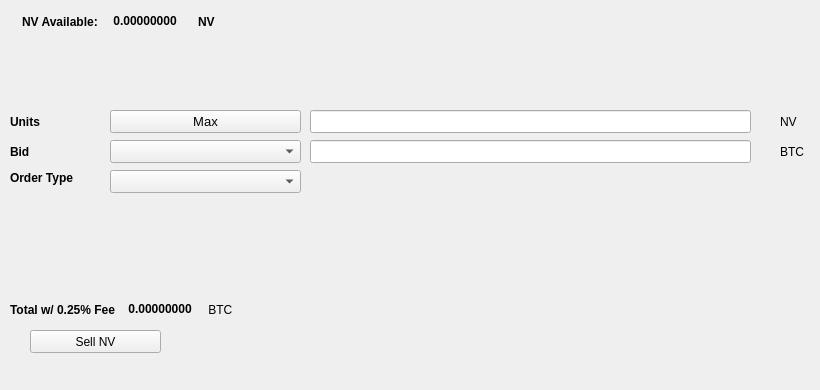
   <widget class="QWidget" name="SellTab">
    <attribute name="title">
     <string>Sell</string>
    </attribute>
    <widget class="QLabel" name="label_16">
     <property name="geometry">
      <rect>
       <x>780</x>
       <y>140</y>
       <width>31</width>
       <height>23</height>
      </rect>
     </property>
     <property name="text">
      <string>BTC</string>
     </property>
    </widget>
    <widget class="QComboBox" name="SellBidcomboBox">
     <property name="geometry">
      <rect>
       <x>110</x>
       <y>140</y>
       <width>191</width>
       <height>23</height>
      </rect>
     </property>
     <property name="font">
      <font>
       <pointsize>10</pointsize>
      </font>
     </property>
    </widget>
    <widget class="QLabel" name="label_18">
     <property name="geometry">
      <rect>
       <x>10</x>
       <y>110</y>
       <width>46</width>
       <height>23</height>
      </rect>
     </property>
     <property name="font">
      <font>
       <weight>75</weight>
       <bold>true</bold>
      </font>
     </property>
     <property name="text">
      <string>Units</string>
     </property>
    </widget>
    <widget class="QPushButton" name="Sell_Max_Amount">
     <property name="geometry">
      <rect>
       <x>110</x>
       <y>110</y>
       <width>191</width>
       <height>23</height>
      </rect>
     </property>
     <property name="font">
      <font>
       <pointsize>10</pointsize>
      </font>
     </property>
     <property name="text">
      <string>Max</string>
     </property>
    </widget>
    <widget class="QLabel" name="label_20">
     <property name="geometry">
      <rect>
       <x>10</x>
       <y>170</y>
       <width>91</width>
       <height>16</height>
      </rect>
     </property>
     <property name="font">
      <font>
       <weight>75</weight>
       <bold>true</bold>
      </font>
     </property>
     <property name="text">
      <string>Order Type</string>
     </property>
    </widget>
    <widget class="QComboBox" name="SellOrdertypeCombo">
     <property name="geometry">
      <rect>
       <x>110</x>
       <y>170</y>
       <width>191</width>
       <height>23</height>
      </rect>
     </property>
     <property name="font">
      <font>
       <pointsize>10</pointsize>
      </font>
     </property>
    </widget>
    <widget class="QLabel" name="label_21">
     <property name="geometry">
      <rect>
       <x>10</x>
       <y>140</y>
       <width>46</width>
       <height>23</height>
      </rect>
     </property>
     <property name="font">
      <font>
       <weight>75</weight>
       <bold>true</bold>
      </font>
     </property>
     <property name="text">
      <string>Bid</string>
     </property>
    </widget>
    <widget class="QLabel" name="label_22">
     <property name="geometry">
      <rect>
       <x>780</x>
       <y>110</y>
       <width>31</width>
       <height>23</height>
      </rect>
     </property>
     <property name="text">
      <string>NV</string>
     </property>
    </widget>
    <widget class="QLineEdit" name="UnitsInputELP">
     <property name="geometry">
      <rect>
       <x>310</x>
       <y>110</y>
       <width>441</width>
       <height>23</height>
      </rect>
     </property>
     <property name="font">
      <font>
       <pointsize>9</pointsize>
       <weight>75</weight>
       <bold>true</bold>
      </font>
     </property>
    </widget>
    <widget class="QLineEdit" name="SellBidPriceEdit">
     <property name="geometry">
      <rect>
       <x>310</x>
       <y>140</y>
       <width>441</width>
       <height>23</height>
      </rect>
     </property>
     <property name="font">
      <font>
       <pointsize>9</pointsize>
       <weight>75</weight>
       <bold>true</bold>
      </font>
     </property>
    </widget>
    <widget class="QPushButton" name="SellELPBTN">
     <property name="geometry">
      <rect>
       <x>30</x>
       <y>330</y>
       <width>131</width>
       <height>23</height>
      </rect>
     </property>
     <property name="text">
      <string>Sell NV</string>
     </property>
     <property name="icon">
      <iconset resource="../nv">
       <normaloff>:/icons/bitcoin</normaloff>:/icons/bitcoin</iconset>
     </property>
    </widget>
    <widget class="QWidget" name="layoutWidget3">
     <property name="geometry">
      <rect>
       <x>22</x>
       <y>12</y>
       <width>258</width>
       <height>19</height>
      </rect>
     </property>
     <layout class="QHBoxLayout" name="horizontalLayout">
      <item>
       <widget class="QLabel" name="label232_2">
        <property name="font">
         <font>
          <weight>75</weight>
          <bold>true</bold>
         </font>
        </property>
        <property name="text">
         <string>NV Available:</string>
        </property>
       </widget>
      </item>
      <item>
       <widget class="QLabel" name="ELPAvailableLabel">
        <property name="palette">
         <palette>
          <active>
           <colorrole role="WindowText">
            <brush brushstyle="SolidPattern">
             <color alpha="255">
              <red>0</red>
              <green>0</green>
              <blue>0</blue>
             </color>
            </brush>
           </colorrole>
           <colorrole role="Button">
            <brush brushstyle="SolidPattern">
             <color alpha="255">
              <red>0</red>
              <green>170</green>
              <blue>0</blue>
             </color>
            </brush>
           </colorrole>
           <colorrole role="Light">
            <brush brushstyle="SolidPattern">
             <color alpha="255">
              <red>0</red>
              <green>255</green>
              <blue>0</blue>
             </color>
            </brush>
           </colorrole>
           <colorrole role="Midlight">
            <brush brushstyle="SolidPattern">
             <color alpha="255">
              <red>0</red>
              <green>212</green>
              <blue>0</blue>
             </color>
            </brush>
           </colorrole>
           <colorrole role="Dark">
            <brush brushstyle="SolidPattern">
             <color alpha="255">
              <red>0</red>
              <green>85</green>
              <blue>0</blue>
             </color>
            </brush>
           </colorrole>
           <colorrole role="Mid">
            <brush brushstyle="SolidPattern">
             <color alpha="255">
              <red>0</red>
              <green>113</green>
              <blue>0</blue>
             </color>
            </brush>
           </colorrole>
           <colorrole role="Text">
            <brush brushstyle="SolidPattern">
             <color alpha="255">
              <red>0</red>
              <green>170</green>
              <blue>0</blue>
             </color>
            </brush>
           </colorrole>
           <colorrole role="BrightText">
            <brush brushstyle="SolidPattern">
             <color alpha="255">
              <red>255</red>
              <green>255</green>
              <blue>255</blue>
             </color>
            </brush>
           </colorrole>
           <colorrole role="ButtonText">
            <brush brushstyle="SolidPattern">
             <color alpha="255">
              <red>0</red>
              <green>0</green>
              <blue>0</blue>
             </color>
            </brush>
           </colorrole>
           <colorrole role="Base">
            <brush brushstyle="SolidPattern">
             <color alpha="255">
              <red>255</red>
              <green>255</green>
              <blue>255</blue>
             </color>
            </brush>
           </colorrole>
           <colorrole role="Window">
            <brush brushstyle="SolidPattern">
             <color alpha="255">
              <red>0</red>
              <green>170</green>
              <blue>0</blue>
             </color>
            </brush>
           </colorrole>
           <colorrole role="Shadow">
            <brush brushstyle="SolidPattern">
             <color alpha="255">
              <red>0</red>
              <green>0</green>
              <blue>0</blue>
             </color>
            </brush>
           </colorrole>
           <colorrole role="AlternateBase">
            <brush brushstyle="SolidPattern">
             <color alpha="255">
              <red>127</red>
              <green>212</green>
              <blue>127</blue>
             </color>
            </brush>
           </colorrole>
           <colorrole role="ToolTipBase">
            <brush brushstyle="SolidPattern">
             <color alpha="255">
              <red>255</red>
              <green>255</green>
              <blue>220</blue>
             </color>
            </brush>
           </colorrole>
           <colorrole role="ToolTipText">
            <brush brushstyle="SolidPattern">
             <color alpha="255">
              <red>0</red>
              <green>0</green>
              <blue>0</blue>
             </color>
            </brush>
           </colorrole>
          </active>
          <inactive>
           <colorrole role="WindowText">
            <brush brushstyle="SolidPattern">
             <color alpha="255">
              <red>0</red>
              <green>0</green>
              <blue>0</blue>
             </color>
            </brush>
           </colorrole>
           <colorrole role="Button">
            <brush brushstyle="SolidPattern">
             <color alpha="255">
              <red>0</red>
              <green>170</green>
              <blue>0</blue>
             </color>
            </brush>
           </colorrole>
           <colorrole role="Light">
            <brush brushstyle="SolidPattern">
             <color alpha="255">
              <red>0</red>
              <green>255</green>
              <blue>0</blue>
             </color>
            </brush>
           </colorrole>
           <colorrole role="Midlight">
            <brush brushstyle="SolidPattern">
             <color alpha="255">
              <red>0</red>
              <green>212</green>
              <blue>0</blue>
             </color>
            </brush>
           </colorrole>
           <colorrole role="Dark">
            <brush brushstyle="SolidPattern">
             <color alpha="255">
              <red>0</red>
              <green>85</green>
              <blue>0</blue>
             </color>
            </brush>
           </colorrole>
           <colorrole role="Mid">
            <brush brushstyle="SolidPattern">
             <color alpha="255">
              <red>0</red>
              <green>113</green>
              <blue>0</blue>
             </color>
            </brush>
           </colorrole>
           <colorrole role="Text">
            <brush brushstyle="SolidPattern">
             <color alpha="255">
              <red>0</red>
              <green>170</green>
              <blue>0</blue>
             </color>
            </brush>
           </colorrole>
           <colorrole role="BrightText">
            <brush brushstyle="SolidPattern">
             <color alpha="255">
              <red>255</red>
              <green>255</green>
              <blue>255</blue>
             </color>
            </brush>
           </colorrole>
           <colorrole role="ButtonText">
            <brush brushstyle="SolidPattern">
             <color alpha="255">
              <red>0</red>
              <green>0</green>
              <blue>0</blue>
             </color>
            </brush>
           </colorrole>
           <colorrole role="Base">
            <brush brushstyle="SolidPattern">
             <color alpha="255">
              <red>255</red>
              <green>255</green>
              <blue>255</blue>
             </color>
            </brush>
           </colorrole>
           <colorrole role="Window">
            <brush brushstyle="SolidPattern">
             <color alpha="255">
              <red>0</red>
              <green>170</green>
              <blue>0</blue>
             </color>
            </brush>
           </colorrole>
           <colorrole role="Shadow">
            <brush brushstyle="SolidPattern">
             <color alpha="255">
              <red>0</red>
              <green>0</green>
              <blue>0</blue>
             </color>
            </brush>
           </colorrole>
           <colorrole role="AlternateBase">
            <brush brushstyle="SolidPattern">
             <color alpha="255">
              <red>127</red>
              <green>212</green>
              <blue>127</blue>
             </color>
            </brush>
           </colorrole>
           <colorrole role="ToolTipBase">
            <brush brushstyle="SolidPattern">
             <color alpha="255">
              <red>255</red>
              <green>255</green>
              <blue>220</blue>
             </color>
            </brush>
           </colorrole>
           <colorrole role="ToolTipText">
            <brush brushstyle="SolidPattern">
             <color alpha="255">
              <red>0</red>
              <green>0</green>
              <blue>0</blue>
             </color>
            </brush>
           </colorrole>
          </inactive>
          <disabled>
           <colorrole role="WindowText">
            <brush brushstyle="SolidPattern">
             <color alpha="255">
              <red>0</red>
              <green>85</green>
              <blue>0</blue>
             </color>
            </brush>
           </colorrole>
           <colorrole role="Button">
            <brush brushstyle="SolidPattern">
             <color alpha="255">
              <red>0</red>
              <green>170</green>
              <blue>0</blue>
             </color>
            </brush>
           </colorrole>
           <colorrole role="Light">
            <brush brushstyle="SolidPattern">
             <color alpha="255">
              <red>0</red>
              <green>255</green>
              <blue>0</blue>
             </color>
            </brush>
           </colorrole>
           <colorrole role="Midlight">
            <brush brushstyle="SolidPattern">
             <color alpha="255">
              <red>0</red>
              <green>212</green>
              <blue>0</blue>
             </color>
            </brush>
           </colorrole>
           <colorrole role="Dark">
            <brush brushstyle="SolidPattern">
             <color alpha="255">
              <red>0</red>
              <green>85</green>
              <blue>0</blue>
             </color>
            </brush>
           </colorrole>
           <colorrole role="Mid">
            <brush brushstyle="SolidPattern">
             <color alpha="255">
              <red>0</red>
              <green>113</green>
              <blue>0</blue>
             </color>
            </brush>
           </colorrole>
           <colorrole role="Text">
            <brush brushstyle="SolidPattern">
             <color alpha="255">
              <red>0</red>
              <green>85</green>
              <blue>0</blue>
             </color>
            </brush>
           </colorrole>
           <colorrole role="BrightText">
            <brush brushstyle="SolidPattern">
             <color alpha="255">
              <red>255</red>
              <green>255</green>
              <blue>255</blue>
             </color>
            </brush>
           </colorrole>
           <colorrole role="ButtonText">
            <brush brushstyle="SolidPattern">
             <color alpha="255">
              <red>0</red>
              <green>85</green>
              <blue>0</blue>
             </color>
            </brush>
           </colorrole>
           <colorrole role="Base">
            <brush brushstyle="SolidPattern">
             <color alpha="255">
              <red>0</red>
              <green>170</green>
              <blue>0</blue>
             </color>
            </brush>
           </colorrole>
           <colorrole role="Window">
            <brush brushstyle="SolidPattern">
             <color alpha="255">
              <red>0</red>
              <green>170</green>
              <blue>0</blue>
             </color>
            </brush>
           </colorrole>
           <colorrole role="Shadow">
            <brush brushstyle="SolidPattern">
             <color alpha="255">
              <red>0</red>
              <green>0</green>
              <blue>0</blue>
             </color>
            </brush>
           </colorrole>
           <colorrole role="AlternateBase">
            <brush brushstyle="SolidPattern">
             <color alpha="255">
              <red>0</red>
              <green>170</green>
              <blue>0</blue>
             </color>
            </brush>
           </colorrole>
           <colorrole role="ToolTipBase">
            <brush brushstyle="SolidPattern">
             <color alpha="255">
              <red>255</red>
              <green>255</green>
              <blue>220</blue>
             </color>
            </brush>
           </colorrole>
           <colorrole role="ToolTipText">
            <brush brushstyle="SolidPattern">
             <color alpha="255">
              <red>0</red>
              <green>0</green>
              <blue>0</blue>
             </color>
            </brush>
           </colorrole>
          </disabled>
         </palette>
        </property>
        <property name="font">
         <font>
          <weight>75</weight>
          <bold>true</bold>
         </font>
        </property>
        <property name="text">
         <string> 0.00000000 </string>
        </property>
        <property name="textInteractionFlags">
         <set>Qt::LinksAccessibleByMouse|Qt::TextSelectableByKeyboard|Qt::TextSelectableByMouse</set>
        </property>
       </widget>
      </item>
      <item>
       <widget class="QLabel" name="labelELP">
        <property name="font">
         <font>
          <weight>75</weight>
          <bold>true</bold>
         </font>
        </property>
        <property name="text">
         <string>NV</string>
        </property>
       </widget>
      </item>
     </layout>
    </widget>
    <widget class="QWidget" name="layoutWidget">
     <property name="geometry">
      <rect>
       <x>10</x>
       <y>300</y>
       <width>268</width>
       <height>19</height>
      </rect>
     </property>
     <layout class="QHBoxLayout" name="horizontalLayout_2">
      <item>
       <widget class="QLabel" name="label_19">
        <property name="font">
         <font>
          <weight>75</weight>
          <bold>true</bold>
         </font>
        </property>
        <property name="text">
         <string>Total w/ 0.25% Fee </string>
        </property>
       </widget>
      </item>
      <item>
       <widget class="QLabel" name="SellCostLabel">
        <property name="palette">
         <palette>
          <active>
           <colorrole role="WindowText">
            <brush brushstyle="SolidPattern">
             <color alpha="255">
              <red>0</red>
              <green>0</green>
              <blue>0</blue>
             </color>
            </brush>
           </colorrole>
           <colorrole role="Button">
            <brush brushstyle="SolidPattern">
             <color alpha="255">
              <red>0</red>
              <green>170</green>
              <blue>0</blue>
             </color>
            </brush>
           </colorrole>
           <colorrole role="Light">
            <brush brushstyle="SolidPattern">
             <color alpha="255">
              <red>0</red>
              <green>255</green>
              <blue>0</blue>
             </color>
            </brush>
           </colorrole>
           <colorrole role="Midlight">
            <brush brushstyle="SolidPattern">
             <color alpha="255">
              <red>0</red>
              <green>212</green>
              <blue>0</blue>
             </color>
            </brush>
           </colorrole>
           <colorrole role="Dark">
            <brush brushstyle="SolidPattern">
             <color alpha="255">
              <red>0</red>
              <green>85</green>
              <blue>0</blue>
             </color>
            </brush>
           </colorrole>
           <colorrole role="Mid">
            <brush brushstyle="SolidPattern">
             <color alpha="255">
              <red>0</red>
              <green>113</green>
              <blue>0</blue>
             </color>
            </brush>
           </colorrole>
           <colorrole role="Text">
            <brush brushstyle="SolidPattern">
             <color alpha="255">
              <red>0</red>
              <green>170</green>
              <blue>0</blue>
             </color>
            </brush>
           </colorrole>
           <colorrole role="BrightText">
            <brush brushstyle="SolidPattern">
             <color alpha="255">
              <red>255</red>
              <green>255</green>
              <blue>255</blue>
             </color>
            </brush>
           </colorrole>
           <colorrole role="ButtonText">
            <brush brushstyle="SolidPattern">
             <color alpha="255">
              <red>0</red>
              <green>0</green>
              <blue>0</blue>
             </color>
            </brush>
           </colorrole>
           <colorrole role="Base">
            <brush brushstyle="SolidPattern">
             <color alpha="255">
              <red>255</red>
              <green>255</green>
              <blue>255</blue>
             </color>
            </brush>
           </colorrole>
           <colorrole role="Window">
            <brush brushstyle="SolidPattern">
             <color alpha="255">
              <red>0</red>
              <green>170</green>
              <blue>0</blue>
             </color>
            </brush>
           </colorrole>
           <colorrole role="Shadow">
            <brush brushstyle="SolidPattern">
             <color alpha="255">
              <red>0</red>
              <green>0</green>
              <blue>0</blue>
             </color>
            </brush>
           </colorrole>
           <colorrole role="AlternateBase">
            <brush brushstyle="SolidPattern">
             <color alpha="255">
              <red>127</red>
              <green>212</green>
              <blue>127</blue>
             </color>
            </brush>
           </colorrole>
           <colorrole role="ToolTipBase">
            <brush brushstyle="SolidPattern">
             <color alpha="255">
              <red>255</red>
              <green>255</green>
              <blue>220</blue>
             </color>
            </brush>
           </colorrole>
           <colorrole role="ToolTipText">
            <brush brushstyle="SolidPattern">
             <color alpha="255">
              <red>0</red>
              <green>0</green>
              <blue>0</blue>
             </color>
            </brush>
           </colorrole>
          </active>
          <inactive>
           <colorrole role="WindowText">
            <brush brushstyle="SolidPattern">
             <color alpha="255">
              <red>0</red>
              <green>0</green>
              <blue>0</blue>
             </color>
            </brush>
           </colorrole>
           <colorrole role="Button">
            <brush brushstyle="SolidPattern">
             <color alpha="255">
              <red>0</red>
              <green>170</green>
              <blue>0</blue>
             </color>
            </brush>
           </colorrole>
           <colorrole role="Light">
            <brush brushstyle="SolidPattern">
             <color alpha="255">
              <red>0</red>
              <green>255</green>
              <blue>0</blue>
             </color>
            </brush>
           </colorrole>
           <colorrole role="Midlight">
            <brush brushstyle="SolidPattern">
             <color alpha="255">
              <red>0</red>
              <green>212</green>
              <blue>0</blue>
             </color>
            </brush>
           </colorrole>
           <colorrole role="Dark">
            <brush brushstyle="SolidPattern">
             <color alpha="255">
              <red>0</red>
              <green>85</green>
              <blue>0</blue>
             </color>
            </brush>
           </colorrole>
           <colorrole role="Mid">
            <brush brushstyle="SolidPattern">
             <color alpha="255">
              <red>0</red>
              <green>113</green>
              <blue>0</blue>
             </color>
            </brush>
           </colorrole>
           <colorrole role="Text">
            <brush brushstyle="SolidPattern">
             <color alpha="255">
              <red>0</red>
              <green>170</green>
              <blue>0</blue>
             </color>
            </brush>
           </colorrole>
           <colorrole role="BrightText">
            <brush brushstyle="SolidPattern">
             <color alpha="255">
              <red>255</red>
              <green>255</green>
              <blue>255</blue>
             </color>
            </brush>
           </colorrole>
           <colorrole role="ButtonText">
            <brush brushstyle="SolidPattern">
             <color alpha="255">
              <red>0</red>
              <green>0</green>
              <blue>0</blue>
             </color>
            </brush>
           </colorrole>
           <colorrole role="Base">
            <brush brushstyle="SolidPattern">
             <color alpha="255">
              <red>255</red>
              <green>255</green>
              <blue>255</blue>
             </color>
            </brush>
           </colorrole>
           <colorrole role="Window">
            <brush brushstyle="SolidPattern">
             <color alpha="255">
              <red>0</red>
              <green>170</green>
              <blue>0</blue>
             </color>
            </brush>
           </colorrole>
           <colorrole role="Shadow">
            <brush brushstyle="SolidPattern">
             <color alpha="255">
              <red>0</red>
              <green>0</green>
              <blue>0</blue>
             </color>
            </brush>
           </colorrole>
           <colorrole role="AlternateBase">
            <brush brushstyle="SolidPattern">
             <color alpha="255">
              <red>127</red>
              <green>212</green>
              <blue>127</blue>
             </color>
            </brush>
           </colorrole>
           <colorrole role="ToolTipBase">
            <brush brushstyle="SolidPattern">
             <color alpha="255">
              <red>255</red>
              <green>255</green>
              <blue>220</blue>
             </color>
            </brush>
           </colorrole>
           <colorrole role="ToolTipText">
            <brush brushstyle="SolidPattern">
             <color alpha="255">
              <red>0</red>
              <green>0</green>
              <blue>0</blue>
             </color>
            </brush>
           </colorrole>
          </inactive>
          <disabled>
           <colorrole role="WindowText">
            <brush brushstyle="SolidPattern">
             <color alpha="255">
              <red>0</red>
              <green>85</green>
              <blue>0</blue>
             </color>
            </brush>
           </colorrole>
           <colorrole role="Button">
            <brush brushstyle="SolidPattern">
             <color alpha="255">
              <red>0</red>
              <green>170</green>
              <blue>0</blue>
             </color>
            </brush>
           </colorrole>
           <colorrole role="Light">
            <brush brushstyle="SolidPattern">
             <color alpha="255">
              <red>0</red>
              <green>255</green>
              <blue>0</blue>
             </color>
            </brush>
           </colorrole>
           <colorrole role="Midlight">
            <brush brushstyle="SolidPattern">
             <color alpha="255">
              <red>0</red>
              <green>212</green>
              <blue>0</blue>
             </color>
            </brush>
           </colorrole>
           <colorrole role="Dark">
            <brush brushstyle="SolidPattern">
             <color alpha="255">
              <red>0</red>
              <green>85</green>
              <blue>0</blue>
             </color>
            </brush>
           </colorrole>
           <colorrole role="Mid">
            <brush brushstyle="SolidPattern">
             <color alpha="255">
              <red>0</red>
              <green>113</green>
              <blue>0</blue>
             </color>
            </brush>
           </colorrole>
           <colorrole role="Text">
            <brush brushstyle="SolidPattern">
             <color alpha="255">
              <red>0</red>
              <green>85</green>
              <blue>0</blue>
             </color>
            </brush>
           </colorrole>
           <colorrole role="BrightText">
            <brush brushstyle="SolidPattern">
             <color alpha="255">
              <red>255</red>
              <green>255</green>
              <blue>255</blue>
             </color>
            </brush>
           </colorrole>
           <colorrole role="ButtonText">
            <brush brushstyle="SolidPattern">
             <color alpha="255">
              <red>0</red>
              <green>85</green>
              <blue>0</blue>
             </color>
            </brush>
           </colorrole>
           <colorrole role="Base">
            <brush brushstyle="SolidPattern">
             <color alpha="255">
              <red>0</red>
              <green>170</green>
              <blue>0</blue>
             </color>
            </brush>
           </colorrole>
           <colorrole role="Window">
            <brush brushstyle="SolidPattern">
             <color alpha="255">
              <red>0</red>
              <green>170</green>
              <blue>0</blue>
             </color>
            </brush>
           </colorrole>
           <colorrole role="Shadow">
            <brush brushstyle="SolidPattern">
             <color alpha="255">
              <red>0</red>
              <green>0</green>
              <blue>0</blue>
             </color>
            </brush>
           </colorrole>
           <colorrole role="AlternateBase">
            <brush brushstyle="SolidPattern">
             <color alpha="255">
              <red>0</red>
              <green>170</green>
              <blue>0</blue>
             </color>
            </brush>
           </colorrole>
           <colorrole role="ToolTipBase">
            <brush brushstyle="SolidPattern">
             <color alpha="255">
              <red>255</red>
              <green>255</green>
              <blue>220</blue>
             </color>
            </brush>
           </colorrole>
           <colorrole role="ToolTipText">
            <brush brushstyle="SolidPattern">
             <color alpha="255">
              <red>0</red>
              <green>0</green>
              <blue>0</blue>
             </color>
            </brush>
           </colorrole>
          </disabled>
         </palette>
        </property>
        <property name="font">
         <font>
          <weight>75</weight>
          <bold>true</bold>
         </font>
        </property>
        <property name="autoFillBackground">
         <bool>false</bool>
        </property>
        <property name="text">
         <string> 0.00000000</string>
        </property>
        <property name="textInteractionFlags">
         <set>Qt::LinksAccessibleByMouse|Qt::TextSelectableByMouse</set>
        </property>
       </widget>
      </item>
      <item>
       <widget class="QLabel" name="label_17">
        <property name="font">
         <font>
          <weight>50</weight>
          <bold>false</bold>
         </font>
        </property>
        <property name="text">
         <string> BTC</string>
        </property>
       </widget>
      </item>
     </layout>
    </widget>
    <widget class="QLabel" name="label_23">
     <property name="geometry">
      <rect>
       <x>460</x>
       <y>300</y>
       <width>281</width>
       <height>81</height>
      </rect>
     </property>
     <property name="text">
      <string/>
     </property>
     <property name="pixmap">
      <pixmap>:/images/bittrex</pixmap>
     </property>
    </widget>
   </widget>
